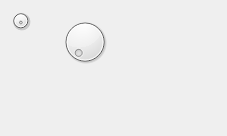
<?xml version="1.0" encoding="UTF-8"?>
<ui version="4.0">
 <class>CameraView</class>
 <widget class="QDialog" name="CameraView">
  <property name="geometry">
   <rect>
    <x>0</x>
    <y>0</y>
    <width>227</width>
    <height>136</height>
   </rect>
  </property>
  <property name="windowTitle">
   <string>Camera View</string>
  </property>
  <property name="modal">
   <bool>false</bool>
  </property>
  <widget class="QDial" name="dial">
   <property name="geometry">
    <rect>
     <x>10</x>
     <y>10</y>
     <width>21</width>
     <height>21</height>
    </rect>
   </property>
   <property name="sliderPosition">
    <number>96</number>
   </property>
   <property name="orientation">
    <enum>Qt::Horizontal</enum>
   </property>
   <property name="invertedAppearance">
    <bool>false</bool>
   </property>
   <property name="wrapping">
    <bool>true</bool>
   </property>
   <property name="notchTarget">
    <double>5.699999999999999</double>
   </property>
   <property name="notchesVisible">
    <bool>false</bool>
   </property>
  </widget>
  <widget class="QDial" name="dial_2">
   <property name="geometry">
    <rect>
     <x>60</x>
     <y>10</y>
     <width>50</width>
     <height>64</height>
    </rect>
   </property>
  </widget>
 </widget>
 <layoutdefault spacing="6" margin="11"/>
 <resources/>
 <connections/>
 <slots>
  <slot>Close()</slot>
 </slots>
</ui>
